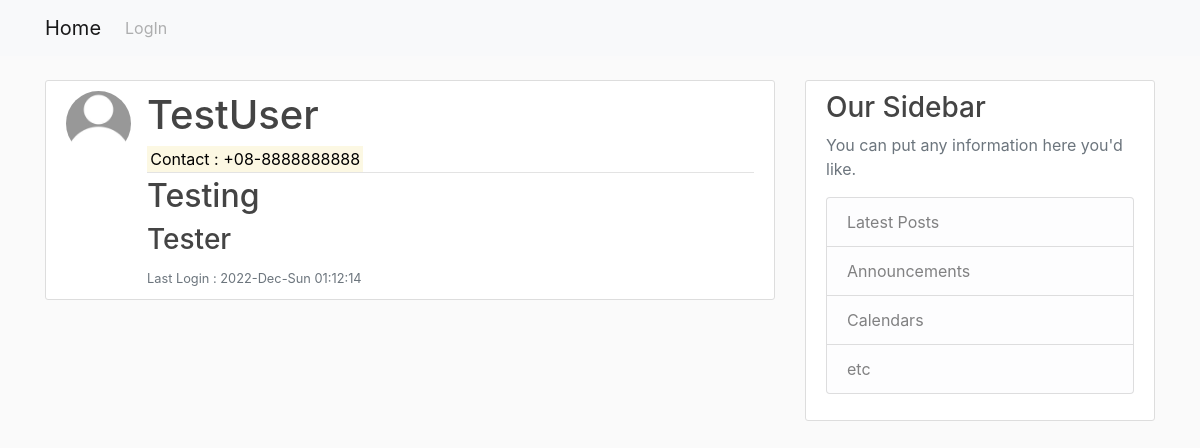
Screenshot of /profile/6/ with the database file from the repository.
### profiles/models.py (models this page shows, shortened)
class Profile(models.Model):
    user = models.OneToOneField(User,on_delete=models.CASCADE)
    contact = models.CharField(max_length=10, null=True)
    contact_ext = models.CharField(max_length=3, null=True)
    join_date = models.DateTimeField(default=datetime.now, blank=True)
    join_dateformat = models.CharField(max_length=10,default="D-M-Y")
    team = models.CharField(max_length=20)
    jobtitle = models.CharField(max_length=20)
    lastlogin = models.DateTimeField(auto_now=True)
    loggedIn = models.BooleanField(default=False)
    dateformat = models.CharField(max_length=20,default="Y-M-D h:m:s")
    picture = models.ImageField(default='default.jpg',upload_to='profile_pics')

### profiles/views.py (the view)
# urls.py: path('profile/<int:pk>/', ProfileDetailView.as_view(), name='profile-detail'),
class ProfileDetailView(DetailView):
    model = Profile
    template_name = 'profiles/profile_detail.html'
    context_object_name = 'profile_detail'

### profiles/templates/profiles/profile_detail.html
{% extends "profiles/base.html" %}
{% block content %}
<article class="media content-section">
  <img class="rounded-circle article-img" src="{{ profile_detail.picture.url }}">
  <div class="media-body">
    <div class="article-metadata">
      <h1 class="mr-2">
        {% if profile_detail.user.account.first_name %}
        {{ profile_detail.user.account.title }} {{ profile_detail.user.account.first_name }} {{ profile_detail.user.account.last_name }} {{ profile_detail.user.account.short_name }}
        {% else %}
        {{ profile_detail.user.username }}
        {% endif %}
      </h1>
      {% if profile_detail.contact %}
      <mark>Contact : +{{ profile_detail.contact_ext }}-{{ profile_detail.contact }}</mark>
      {% endif %}
    </div>
    <h2 class="article-title">{{ profile_detail.team }}</h2>
    <h3 class="article-title">{{ profile_detail.jobtitle }}</h3>
    <small class="text-muted">Last Login : {{ profile_detail.lastlogin|date:profile_detail.dateformat }}</small>
  </div>
</article>
{% endblock %}

### profiles/static/profiles/main.css (style rules this page uses)
body { background: #fafafa; color: #333333; margin-top: 5rem; }
h1, h2, h3, h4, h5, h6 { color: #444444; }
.content-section { background: #ffffff; padding: 10px 20px; border: 1px solid #dddddd; border-radius: 3px; margin-bottom: 20px; }
.article-title { color: #444444; }
.article-img { height: 65px; width: 65px; margin-right: 16px; }
.article-metadata { padding-bottom: 1px; margin-bottom: 4px; border-bottom: 1px solid #e3e3e3 }

### rows the page displays
Profile: picture (placeholder picture), user.username "TestUser", contact_ext "08", contact "8888888888", team "Testing", jobtitle "Tester", lastlogin "2022-Dec-Sun 01:12:14"
